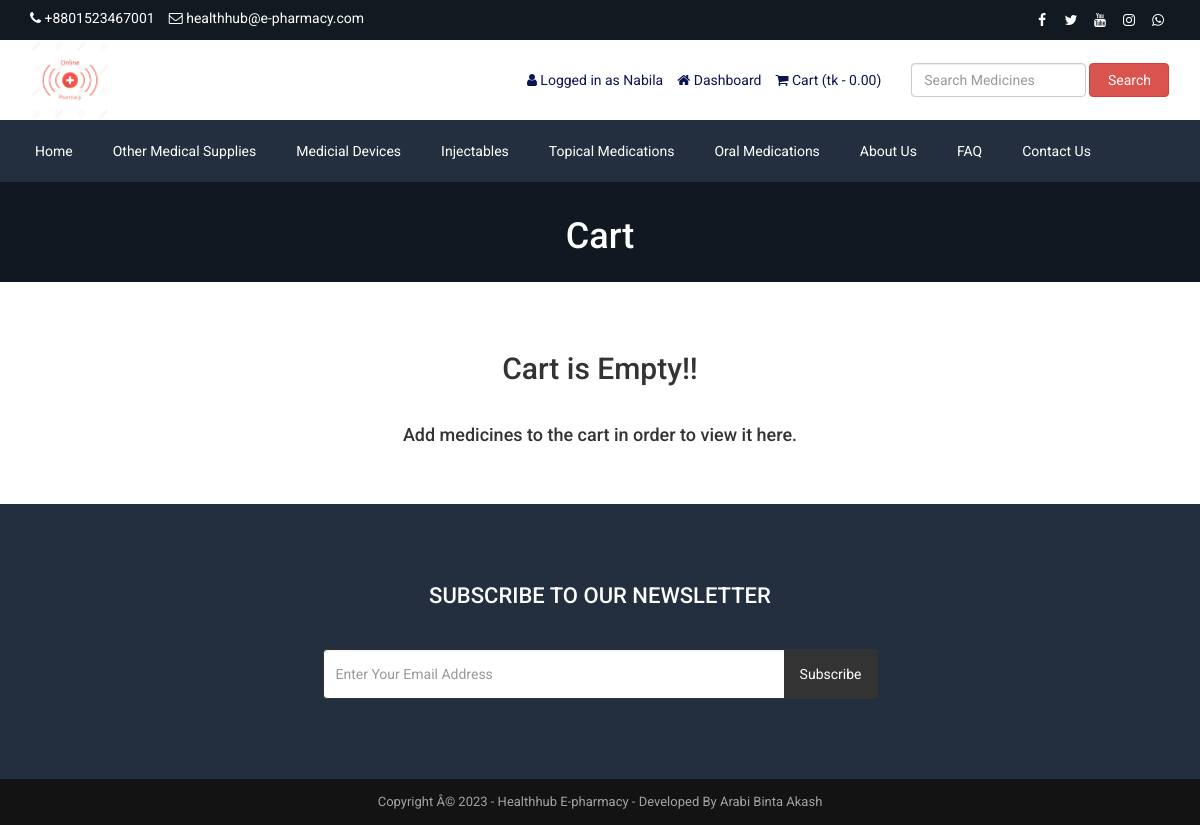
The page /cart.php (signed in) on the database its author committed.
### tables this page shows
CREATE TABLE `tbl_settings` (
  `id` int(11) NOT NULL,
  `logo` varchar(255) NOT NULL,
  `favicon` varchar(255) NOT NULL,
  `footer_about` text NOT NULL,
  `footer_copyright` text NOT NULL,
  `contact_address` text NOT NULL,
  `contact_email` varchar(255) NOT NULL,
  `contact_phone` varchar(255) NOT NULL,
  `contact_fax` varchar(255) NOT NULL,
  `contact_map_iframe` text NOT NULL,
  `receive_email` varchar(255) NOT NULL,
  `receive_email_subject` varchar(255) NOT NULL,
  `receive_email_thank_you_message` text NOT NULL,
  `forget_password_message` text NOT NULL,
  `total_recent_post_footer` int(10) NOT NULL,
  `total_popular_post_footer` int(10) NOT NULL,
  `total_recent_post_sidebar` int(11) NOT NULL,
  `total_popular_post_sidebar` int(11) NOT NULL,
  `total_featured_product_home` int(11) NOT NULL,
  `total_latest_product_home` int(11) NOT NULL,
  `total_popular_product_home` int(11) NOT NULL,
  `meta_title_home` text NOT NULL,
  `meta_keyword_home` text NOT NULL,
  `meta_description_home` text NOT NULL,
  `banner_login` varchar(255) NOT NULL,
  `banner_registration` varchar(255) NOT NULL,
  `banner_forget_password` varchar(255) NOT NULL,
  `banner_reset_password` varchar(255) NOT NULL,
  `banner_search` varchar(255) NOT NULL,
  `banner_cart` varchar(255) NOT NULL,
  `banner_checkout` varchar(255) NOT NULL,
  `banner_product_category` varchar(255) NOT NULL,
  `banner_blog` varchar(255) NOT NULL,
  `cta_title` varchar(255) NOT NULL,
  `cta_content` text NOT NULL,
  `cta_read_more_text` varchar(255) NOT NULL,
  `cta_read_more_url` varchar(255) NOT NULL,
  `cta_photo` varchar(255) NOT NULL,
  `featured_product_title` varchar(255) NOT NULL,
  `featured_product_subtitle` varchar(255) NOT NULL,
  `latest_product_title` varchar(255) NOT NULL,
  `latest_product_subtitle` varchar(255) NOT NULL,
  `popular_product_title` varchar(255) NOT NULL,
  `popular_product_subtitle` varchar(255) NOT NULL,
  `testimonial_title` varchar(255) NOT NULL,
  `testimonial_subtitle` varchar(255) NOT NULL,
  `testimonial_photo` varchar(255) NOT NULL,
  `blog_title` varchar(255) NOT NULL,
  `blog_subtitle` varchar(255) NOT NULL,
  `newsletter_text` text NOT NULL,
  `paypal_email` varchar(255) NOT NULL,
  `stripe_public_key` varchar(255) NOT NULL,
  `stripe_secret_key` varchar(255) NOT NULL,
  `bank_detail` text NOT NULL,
  `before_head` text NOT NULL,
  `after_body` text NOT NULL,
  `before_body` text NOT NULL,
  `home_service_on_off` int(11) NOT NULL,
  `home_welcome_on_off` int(11) NOT NULL,
  `home_featured_product_on_off` int(11) NOT NULL,
  `home_latest_product_on_off` int(11) NOT NULL,
  `home_popular_product_on_off` int(11) NOT NULL,
  `home_testimonial_on_off` int(11) NOT NULL,
  `home_blog_on_off` int(11) NOT NULL,
  `newsletter_on_off` int(11) NOT NULL,
  `ads_above_welcome_on_off` int(1) NOT NULL,
  `ads_above_featured_product_on_off` int(1) NOT NULL,
  `ads_above_latest_product_on_off` int(1) NOT NULL,
  `ads_above_popular_product_on_off` int(1) NOT NULL,
  `ads_above_testimonial_on_off` int(1) NOT NULL,
  `ads_category_sidebar_on_off` int(1) NOT NULL
);

CREATE TABLE `tbl_social` (
  `social_id` int(11) NOT NULL,
  `social_name` varchar(30) NOT NULL,
  `social_url` varchar(255) NOT NULL,
  `social_icon` varchar(30) NOT NULL
);

CREATE TABLE `tbl_top_category` (
  `tcat_id` int(11) NOT NULL,
  `tcat_name` varchar(255) NOT NULL,
  `show_on_menu` int(1) NOT NULL
);

CREATE TABLE `tbl_page` (
  `id` int(11) NOT NULL,
  `about_title` varchar(255) NOT NULL,
  `about_content` text NOT NULL,
  `about_banner` varchar(255) NOT NULL,
  `about_meta_title` varchar(255) NOT NULL,
  `about_meta_keyword` text NOT NULL,
  `about_meta_description` text NOT NULL,
  `faq_title` varchar(255) NOT NULL,
  `faq_banner` varchar(255) NOT NULL,
  `faq_meta_title` varchar(255) NOT NULL,
  `faq_meta_keyword` text NOT NULL,
  `faq_meta_description` text NOT NULL,
  `blog_title` varchar(255) NOT NULL,
  `blog_banner` varchar(255) NOT NULL,
  `blog_meta_title` varchar(255) NOT NULL,
  `blog_meta_keyword` text NOT NULL,
  `blog_meta_description` text NOT NULL,
  `contact_title` varchar(255) NOT NULL,
  `contact_banner` varchar(255) NOT NULL,
  `contact_meta_title` varchar(255) NOT NULL,
  `contact_meta_keyword` text NOT NULL,
  `contact_meta_description` text NOT NULL,
  `pgallery_title` varchar(255) NOT NULL,
  `pgallery_banner` varchar(255) NOT NULL,
  `pgallery_meta_title` varchar(255) NOT NULL,
  `pgallery_meta_keyword` text NOT NULL,
  `pgallery_meta_description` text NOT NULL,
  `vgallery_title` varchar(255) NOT NULL,
  `vgallery_banner` varchar(255) NOT NULL,
  `vgallery_meta_title` varchar(255) NOT NULL,
  `vgallery_meta_keyword` text NOT NULL,
  `vgallery_meta_description` text NOT NULL
);

### cart.php (the view, shortened to what this page needs)
<?php require_once('header.php'); ?>
<?php
$statement = $pdo->prepare("SELECT * FROM tbl_settings WHERE id=1");
$statement->execute();
$result = $statement->fetchAll(PDO::FETCH_ASSOC);
foreach ($result as $row) {
    $banner_cart = $row['banner_cart'];
}
?>
<div class="page-banner" style="background-image: url(assets/uploads/<?php echo $banner_cart; ?>)">
    <div class="overlay"></div>
    <div class="page-banner-inner">
        <h1><?php echo LANG_VALUE_18; ?></h1>
    </div>
</div>
<div class="page">
	<div class="container">
		<div class="row">
			<div class="col-md-12">
                <?php if(!isset($_SESSION['cart_p_id'])): ?>
                    <?php echo '<h2 class="text-center">Cart is Empty!!</h2></br>'; ?>
                    <?php echo '<h4 class="text-center">Add medicines to the cart in order to view it here.</h4>'; ?>
                <?php endif; ?>
			</div>
		</div>
	</div>
</div>
<?php require_once('footer.php'); ?>

### header.php (shortened to what this page needs)
<?php
include("admin/inc/config.php");
$statement = $pdo->prepare("SELECT * FROM tbl_settings WHERE id=1");
$statement->execute();
$result = $statement->fetchAll(PDO::FETCH_ASSOC);
foreach ($result as $row)
{
	$logo = $row['logo'];
	$contact_email = $row['contact_email'];
	$contact_phone = $row['contact_phone'];
}
?>
<!DOCTYPE html>
<html lang="en">
<head>
	<link rel="stylesheet" href="assets/css/bootstrap.min.css">
	<link rel="stylesheet" href="assets/css/font-awesome.min.css">
	<link rel="stylesheet" href="assets/css/owl.carousel.min.css">
	<link rel="stylesheet" href="assets/css/owl.theme.default.min.css">
	<link rel="stylesheet" href="assets/css/jquery.bxslider.min.css">
    <link rel="stylesheet" href="assets/css/magnific-popup.css">
    <link rel="stylesheet" href="assets/css/rating.css">
	<link rel="stylesheet" href="assets/css/spacing.css">
	<link rel="stylesheet" href="assets/css/bootstrap-touch-slider.css">
	<link rel="stylesheet" href="assets/css/animate.min.css">
	<link rel="stylesheet" href="assets/css/tree-menu.css">
	<link rel="stylesheet" href="assets/css/select2.min.css">
	<link rel="stylesheet" href="assets/css/main.css">
	<link rel="stylesheet" href="assets/css/responsive.css">
	<?php
	$statement = $pdo->prepare("SELECT * FROM tbl_page WHERE id=1");
	$statement->execute();
	$result = $statement->fetchAll(PDO::FETCH_ASSOC);
		?>
</head>
<body>
<div class="top">
	<div class="container">
		<div class="row">
			<div class="col-md-6 col-sm-6 col-xs-12">
				<div class="left">
					<ul>
						<li><i class="fa fa-phone"></i> <?php echo $contact_phone; ?></li>
						<li><i class="fa fa-envelope-o"></i> <?php echo $contact_email; ?></li>
					</ul>
				</div>
			</div>
			<div class="col-md-6 col-sm-6 col-xs-12">
				<div class="right">
					<ul>
						<?php
						$statement = $pdo->prepare("SELECT * FROM tbl_social");
						$statement->execute();
						$result = $statement->fetchAll(PDO::FETCH_ASSOC);
						foreach ($result as $row) {
							?>
							<?php if($row['social_url'] != ''): ?>
							<li><a href="<?php echo $row['social_url']; ?>"><i class="<?php echo $row['social_icon']; ?>"></i></a></li>
							<?php endif; ?>
							<?php
						}
						?>
					</ul>
				</div>
			</div>
		</div>
	</div>
</div>
<div class="header">
	<div class="container">
		<div class="row inner">
			<div class="col-md-4 logo">
				<a href="index.php"><img src="assets/uploads/<?php echo $logo; ?>" alt="logo image"></a>
			</div>
			<div class="col-md-5 right">
				<ul>
					<?php
					if(isset($_SESSION['customer'])) {
						?>
						<li><i class="fa fa-user"></i> <?php echo LANG_VALUE_13; ?> <?php echo $_SESSION['customer']['cust_name']; ?></li>
						<li><a href="dashboard.php"><i class="fa fa-home"></i> <?php echo LANG_VALUE_89; ?></a></li>
						<?php
					} else {
						?>
						<li><a href="login.php"><i class="fa fa-sign-in"></i> <?php echo LANG_VALUE_9; ?></a></li>
						<li><a href="registration.php"><i class="fa fa-user-plus"></i> <?php echo LANG_VALUE_15; ?></a></li>
						<?php
					}
					?>
					<li><a href="cart.php"><i class="fa fa-shopping-cart"></i> <?php echo LANG_VALUE_18; ?> (<?php echo LANG_VALUE_1; ?><?php
					if(isset($_SESSION['cart_p_id'])) {
						$table_total_price = 0;
						$i=0;
	                    foreach($_SESSION['cart_p_qty'] as $key => $value)
	                    {
	                        $i++;
	                        $arr_cart_p_qty[$i] = $value;
	                    }                    $i=0;
	                    foreach($_SESSION['cart_p_current_price'] as $key => $value)
	                    {
	                        $i++;
	                        $arr_cart_p_current_price[$i] = $value;
	                    }
	                    for($i=1;$i<=count($arr_cart_p_qty);$i++) {
	                    	$row_total_price = $arr_cart_p_current_price[$i]*$arr_cart_p_qty[$i];
	                        $table_total_price = $table_total_price + $row_total_price;
	                    }
						echo $table_total_price;
					} else {
						echo '0.00';
					}
					?>)</a></li>
				</ul>
			</div>
			<div class="col-md-3 search-area">
				<form class="navbar-form navbar-left" role="search" action="search-result.php" method="get">
					<div class="form-group">
						<input type="text" class="form-control search-top" placeholder="<?php echo LANG_VALUE_2; ?>" name="search_text">
					</div>
					<button type="submit" class="btn btn-danger"><?php echo LANG_VALUE_3; ?></button>
				</form>
			</div>
		</div>
	</div>
</div>
<div class="nav">
	<div class="container">
		<div class="row">
			<div class="col-md-12 pl_0 pr_0">
				<div class="menu-container">
					<div class="menu">
						<ul>
							<li><a href="index.php">Home</a></li>
							<?php
							$statement = $pdo->prepare("SELECT * FROM tbl_top_category WHERE show_on_menu=1");
							$statement->execute();
							$result = $statement->fetchAll(PDO::FETCH_ASSOC);
							foreach ($result as $row) {
								?>
								<li><a href="product-category.php?id=<?php echo $row['tcat_id']; ?>&type=top-category"><?php echo $row['tcat_name']; ?></a>
								</li>
								<?php
							}
							?>
							<?php
							$statement = $pdo->prepare("SELECT * FROM tbl_page WHERE id=1");
							$statement->execute();
							$result = $statement->fetchAll(PDO::FETCH_ASSOC);
							foreach ($result as $row) {
								$about_title = $row['about_title'];
								$faq_title = $row['faq_title'];
								$contact_title = $row['contact_title'];
							}
							?>
							<li><a href="about.php"><?php echo $about_title; ?></a></li>
							<li><a href="faq.php"><?php echo $faq_title; ?></a></li>
							<li><a href="contact.php"><?php echo $contact_title; ?></a></li>
						</ul>
					</div>
				</div>
			</div>
		</div>
	</div>
</div>

### footer.php (shortened to what this page needs)
<?php
$statement = $pdo->prepare("SELECT * FROM tbl_settings WHERE id=1");
$statement->execute();
$result = $statement->fetchAll(PDO::FETCH_ASSOC);
foreach ($result as $row)
{
	$footer_copyright = $row['footer_copyright'];
    $newsletter_on_off = $row['newsletter_on_off'];
}
?>
<?php if($newsletter_on_off == 1): ?>
<section class="home-newsletter">
	<div class="container">
		<div class="row">
			<div class="col-md-6 col-md-offset-3">
				<div class="single">
				<form action="" method="post">
					<h2><?php echo LANG_VALUE_93; ?></h2>
					<div class="input-group">
			        	<input type="email" class="form-control" placeholder="<?php echo LANG_VALUE_95; ?>" name="email_subscribe">
			         	<span class="input-group-btn">
			         	<button class="btn btn-theme" type="submit" name="form_subscribe"><?php echo LANG_VALUE_92; ?></button>
			         	</span>
			        </div>
				</div>
			</div>
		</div>
	</div>
</section>
<?php endif; ?>
<div class="footer-bottom">
	<div class="container">
		<div class="row">
			<div class="col-md-12 copyright">
				<?php echo $footer_copyright; ?>
			</div>
		</div>
	</div>
</div>
</body>
</html>

### assets/css/main.css (style rules this page uses)
* { margin: 0; padding: 0; }
body { font-family: "Roboto", sans-serif; font-size: 14px; }
h1, h2, h3, h4, h5, h6 { font-family: "Roboto", sans-serif; }
a { text-decoration: none; }
.top { width: 100%; height: 40px; background: #131921; }
.top .left { float: left; }
.top .left ul { padding-top: 8px; }
.top .left ul li { list-style-type: none; float: left; margin-right: 14px; color: white; }
.top .left ul li i { color: white; }
.top .right { float: right; }
.top .right ul { padding-top: 8px; }
.top .right ul li { list-style-type: none; float: left; margin-left: 5px; }
.top .right ul li a { color: white; width: 24px; height: 24px; line-height: 24px; text-align: center; border-radius: 50%; display: block; transition: all 0.4s ease; }
.header { width: 100%; height: auto; background: #fff; }
.header .inner { height: auto; display: table; }
.header .logo { float: none; display: table-cell; vertical-align: middle; }
.header .logo img { max-width: 100%; height: 80px; }
.header .navbar-form .form-control { width: 300px; }
.header .search-area { float: none; display: table-cell; vertical-align: middle; }
.header .search-area .form-group { width: calc(100% - 84px); }
.header .search-area button { width: 80px; }
.header .search-area form { width: 100%; }
.header .right { float: none; display: table-cell; vertical-align: middle; padding-right: 0; }
.header .right ul { float: right; margin-bottom: 0; }
.header .right ul li { list-style-type: none; float: left; margin-left: 14px; color: #0d1452; }
.header .right ul li a { color: #0d1452; }
.header .navbar-form .search-top { width: 100%; }
.nav { background: #232f3e; }
.menu-container { width: 100%; margin: 0 auto; background: #232f3e; }
.menu-dropdown-icon:before { content: "\f067"; font-family: "FontAwesome"; display: none; cursor: pointer; float: right; padding: 1.5em 2em; background: #fff; color: #333; }
.menu > ul { margin: 0 auto; width: 100%; list-style: none; padding: 0; position: relative; box-sizing: border-box; }
.menu > ul:before, .menu > ul:after { content: ""; display: table; }
.menu > ul:after { clear: both; }
.menu > ul > li { float: left; padding: 0; margin: 0; }
.menu > ul > li a { text-decoration: none; padding: 1.5em 20px; display: block; color: #fff; }
.footer-bottom { width: 100%; height: auto; background: #141314; padding: 14px 0; }
.footer-bottom .copyright { font-size: 13px; color: #a3a3a3; text-align: center; }
.page-banner { width: 100%; height: auto; background-repeat: no-repeat; background-position: center center; -webkit-background-size: cover; background-size: cover; position: relative; padding-top: 15px; padding-bottom: 15px; overflow: hidden; }
.page-banner .overlay { position: absolute; left: 0; top: 0; width: 100%; height: 100%; opacity: 0.7; background: #131921; }
.page-banner h1 { color: #fff; text-align: center; z-index: 999; position: relative; }
.page { width: 100%; height: auto; padding-top: 50px; padding-bottom: 50px; }
.home-newsletter { padding: 80px 0; background: #232f3e; }
.home-newsletter .single { max-width: 650px; margin: 0 auto; text-align: center; position: relative; z-index: 2; }
.home-newsletter .single h2 { font-size: 22px; color: white; text-transform: uppercase; margin-bottom: 40px; margin-top: 0; }
.home-newsletter .single .form-control { height: 50px; border-color: #333; outline: none; }
.home-newsletter .single .btn { min-height: 50px; background: #333; color: #fff; padding-left: 15px; padding-right: 15px; }

### assets/css/responsive.css (style rules this page uses)
@media only screen and (min-width: 992px) { .header .inner { width: 100%; } }
@media only screen and (min-width: 992px) { .header .search-area { padding-right: 0; } }
@media only screen and (min-width: 992px) { .header .search-area form { padding-right: 0; } }
@media only screen and (min-width: 992px) { .header .container { padding-right: 0; } }

### rows shown on the page
tbl_settings: contact_phone "+8801523467001", contact_email "healthhub@e-pharmacy.com", logo (picture), banner_cart (picture), footer_copyright "Copyright Â© 2023 - Healthhub E-pharmacy - Developed By Arabi Binta Akash"
tbl_top_category: tcat_name "Other Medical Supplies"
tbl_top_category: tcat_name "Medicial Devices"
tbl_top_category: tcat_name "Injectables"
tbl_top_category: tcat_name "Topical Medications"
tbl_top_category: tcat_name "Oral Medications"
tbl_page: about_title "About Us", faq_title "FAQ", contact_title "Contact Us"

### other values the page prints
LANG_VALUE_13 "Logged in as"
$_SESSION['customer']['cust_name'] "Nabila"
LANG_VALUE_89 "Dashboard"
LANG_VALUE_18 "Cart"
LANG_VALUE_1 "tk -"
LANG_VALUE_3 "Search"
LANG_VALUE_93 "SUBSCRIBE TO OUR NEWSLETTER"
LANG_VALUE_92 "Subscribe"
